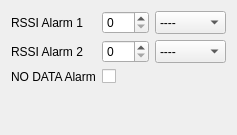
     <widget class="QWidget" name="tabTelemetry">
      <attribute name="title">
       <string>Telemetry</string>
      </attribute>
      <layout class="QGridLayout" name="gridLayout_5" columnstretch="0,0">
       <item row="4" column="0">
        <spacer name="verticalSpacer_4">
         <property name="orientation">
          <enum>Qt::Vertical</enum>
         </property>
         <property name="sizeHint" stdset="0">
          <size>
           <width>20</width>
           <height>40</height>
          </size>
         </property>
        </spacer>
       </item>
       <item row="1" column="0">
        <widget class="QLabel" name="label_913">
         <property name="sizePolicy">
          <sizepolicy hsizetype="Fixed" vsizetype="Preferred">
           <horstretch>0</horstretch>
           <verstretch>0</verstretch>
          </sizepolicy>
         </property>
         <property name="text">
          <string>RSSI Alarm 1</string>
         </property>
        </widget>
       </item>
       <item row="1" column="1">
        <layout class="QHBoxLayout" name="horizontalLayout_2">
         <item>
          <widget class="QSpinBox" name="rssiAlarm1SB">
           <property name="enabled">
            <bool>true</bool>
           </property>
           <property name="sizePolicy">
            <sizepolicy hsizetype="Minimum" vsizetype="Preferred">
             <horstretch>0</horstretch>
             <verstretch>0</verstretch>
            </sizepolicy>
           </property>
           <property name="suffix">
            <string/>
           </property>
           <property name="minimum">
            <number>0</number>
           </property>
           <property name="maximum">
            <number>256</number>
           </property>
           <property name="singleStep">
            <number>1</number>
           </property>
           <property name="value">
            <number>0</number>
           </property>
          </widget>
         </item>
         <item>
          <widget class="QComboBox" name="rssiAlarm1CB">
           <property name="sizePolicy">
            <sizepolicy hsizetype="Preferred" vsizetype="Preferred">
             <horstretch>0</horstretch>
             <verstretch>0</verstretch>
            </sizepolicy>
           </property>
           <item>
            <property name="text">
             <string>----</string>
            </property>
           </item>
           <item>
            <property name="text">
             <string>Yellow</string>
            </property>
           </item>
           <item>
            <property name="text">
             <string>Orange</string>
            </property>
           </item>
           <item>
            <property name="text">
             <string>Red</string>
            </property>
           </item>
          </widget>
         </item>
        </layout>
       </item>
       <item row="2" column="0">
        <widget class="QLabel" name="label_914">
         <property name="sizePolicy">
          <sizepolicy hsizetype="Fixed" vsizetype="Preferred">
           <horstretch>0</horstretch>
           <verstretch>0</verstretch>
          </sizepolicy>
         </property>
         <property name="text">
          <string>RSSI Alarm 2</string>
         </property>
        </widget>
       </item>
       <item row="2" column="1">
        <layout class="QHBoxLayout" name="horizontalLayout_3">
         <item>
          <widget class="QSpinBox" name="rssiAlarm2SB">
           <property name="enabled">
            <bool>true</bool>
           </property>
           <property name="sizePolicy">
            <sizepolicy hsizetype="Minimum" vsizetype="Preferred">
             <horstretch>0</horstretch>
             <verstretch>0</verstretch>
            </sizepolicy>
           </property>
           <property name="suffix">
            <string/>
           </property>
           <property name="minimum">
            <number>0</number>
           </property>
           <property name="maximum">
            <number>256</number>
           </property>
           <property name="singleStep">
            <number>1</number>
           </property>
           <property name="value">
            <number>0</number>
           </property>
          </widget>
         </item>
         <item>
          <widget class="QComboBox" name="rssiAlarm2CB">
           <property name="sizePolicy">
            <sizepolicy hsizetype="Preferred" vsizetype="Preferred">
             <horstretch>0</horstretch>
             <verstretch>0</verstretch>
            </sizepolicy>
           </property>
           <item>
            <property name="text">
             <string>----</string>
            </property>
           </item>
           <item>
            <property name="text">
             <string>Yellow</string>
            </property>
           </item>
           <item>
            <property name="text">
             <string>Orange</string>
            </property>
           </item>
           <item>
            <property name="text">
             <string>Red</string>
            </property>
           </item>
          </widget>
         </item>
        </layout>
       </item>
       <item row="3" column="0">
        <widget class="QLabel" name="label_32">
         <property name="text">
          <string>NO DATA Alarm</string>
         </property>
        </widget>
       </item>
       <item row="3" column="1">
        <widget class="QCheckBox" name="enableTelemetryAlarmChkB">
         <property name="enabled">
          <bool>true</bool>
         </property>
         <property name="whatsThis">
          <string>&lt;!DOCTYPE HTML PUBLIC &quot;-//W3C//DTD HTML 4.0//EN&quot; &quot;http://www.w3.org/TR/REC-html40/strict.dtd&quot;&gt;
&lt;html&gt;&lt;head&gt;&lt;meta name=&quot;qrichtext&quot; content=&quot;1&quot; /&gt;&lt;style type=&quot;text/css&quot;&gt;
p, li { white-space: pre-wrap; }
&lt;/style&gt;&lt;/head&gt;&lt;body style=&quot; font-family:'MS Shell Dlg 2'; font-size:8.25pt; font-weight:400; font-style:normal;&quot;&gt;
&lt;p style=&quot; margin-top:0px; margin-bottom:0px; margin-left:0px; margin-right:0px; -qt-block-indent:0; text-indent:0px;&quot;&gt;&lt;span style=&quot; text-decoration: underline;&quot;&gt;Warnings&lt;/span&gt;&lt;/p&gt;
&lt;p style=&quot;-qt-paragraph-type:empty; margin-top:0px; margin-bottom:0px; margin-left:0px; margin-right:0px; -qt-block-indent:0; text-indent:0px;&quot;&gt;&lt;/p&gt;
&lt;p style=&quot; margin-top:0px; margin-bottom:0px; margin-left:0px; margin-right:0px; -qt-block-indent:0; text-indent:0px;&quot;&gt;These will define startup warnings.&lt;/p&gt;
&lt;p style=&quot; margin-top:0px; margin-bottom:0px; margin-left:0px; margin-right:0px; -qt-block-indent:0; text-indent:0px;&quot;&gt;Throttle warning - will alert if the throttle is not at idle during startup&lt;/p&gt;
&lt;p style=&quot; margin-top:0px; margin-bottom:0px; margin-left:0px; margin-right:0px; -qt-block-indent:0; text-indent:0px;&quot;&gt;Switch warning - will alert if switches are not in their defaul position&lt;/p&gt;
&lt;p style=&quot; margin-top:0px; margin-bottom:0px; margin-left:0px; margin-right:0px; -qt-block-indent:0; text-indent:0px;&quot;&gt;Memory warning - will alert if there's not a lot of memory left&lt;/p&gt;
&lt;p style=&quot; margin-top:0px; margin-bottom:0px; margin-left:0px; margin-right:0px; -qt-block-indent:0; text-indent:0px;&quot;&gt;Silent mode warning - will alert you if the beeper is set to quiet (0)&lt;/p&gt;&lt;/body&gt;&lt;/html&gt;</string>
         </property>
         <property name="text">
          <string/>
         </property>
         <property name="checked">
          <bool>false</bool>
         </property>
        </widget>
       </item>
      </layout>
     </widget>
